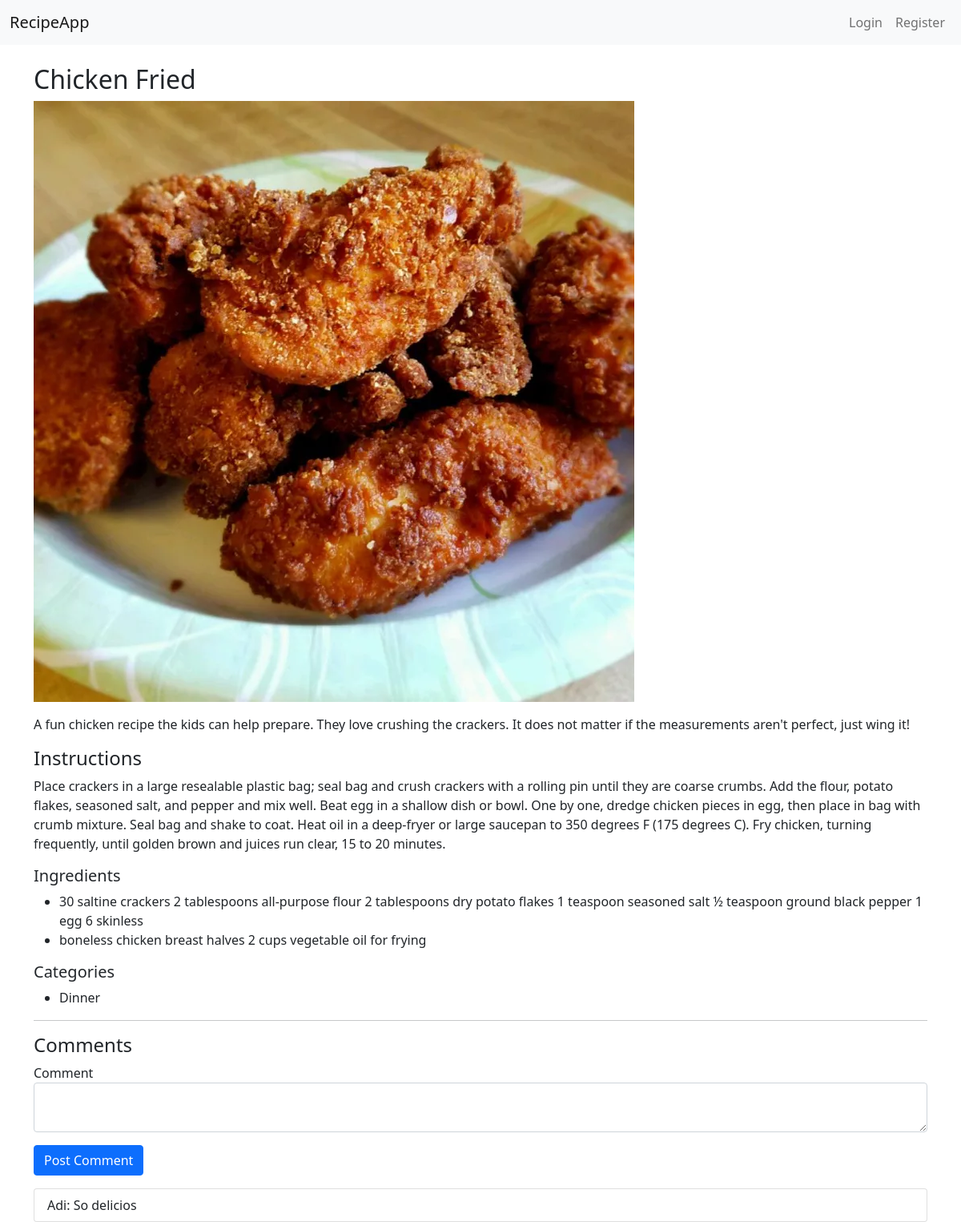
Screenshot of /recipe/2 with the database file from the repository.
### app/models.py (models this page shows, shortened)
class Recipe(db.Model):
    id = db.Column(db.Integer, primary_key=True)
    title = db.Column(db.String(100), nullable=False)
    description = db.Column(db.Text, nullable=False)
    instructions = db.Column(db.Text, nullable=False)
    image_file = db.Column(db.String(20), nullable=True)
    date_posted = db.Column(db.DateTime, default=datetime.utcnow)
    user_id = db.Column(db.Integer, db.ForeignKey('user.id'), nullable=False)
    ingredients = db.relationship('Ingredient', secondary=recipe_ingredients, backref=db.backref('recipes', lazy='dynamic'))
    categories = db.relationship('Category', secondary=recipe_categories, backref=db.backref('recipes', lazy='dynamic'))
    comments = db.relationship('Comment', backref='recipe', lazy=True)

class Ingredient(db.Model):
    id = db.Column(db.Integer, primary_key=True)
    name = db.Column(db.String(30), unique=True, nullable=False)

class Category(db.Model):
    id = db.Column(db.Integer, primary_key=True)
    name = db.Column(db.String(30), unique=True, nullable=False)

class Comment(db.Model):
    id = db.Column(db.Integer, primary_key=True)
    body = db.Column(db.Text, nullable=False)
    date_posted = db.Column(db.DateTime, default=datetime.utcnow)
    user_id = db.Column(db.Integer, db.ForeignKey('user.id'), nullable=False)
    recipe_id = db.Column(db.Integer, db.ForeignKey('recipe.id'), nullable=False)

class User(db.Model, UserMixin):
    id = db.Column(db.Integer, primary_key=True)
    username = db.Column(db.String(20), unique=True, nullable=False)
    email = db.Column(db.String(120), unique=True, nullable=False)
    password_hash = db.Column(db.String(128), nullable=False)
    recipes = db.relationship('Recipe', backref='author', lazy=True)
    comments = db.relationship('Comment', backref='author', lazy=True)

### app/recipes/views.py (the view)
@recipes_bp.route('/recipe/<int:recipe_id>', methods=['GET', 'POST'])
def recipe_detail(recipe_id):
    recipe = Recipe.query.get_or_404(recipe_id)
    form = CommentForm()
    if form.validate_on_submit():
        comment = Comment(body=form.body.data, author=current_user, recipe=recipe)
        db.session.add(comment)
        db.session.commit()
        flash('Comment added.', 'success')
        return redirect(url_for('recipes.recipe_detail', recipe_id=recipe.id))
    return render_template('recipes/detail.html', recipe=recipe, form=form)

### app/recipes/forms.py
class CommentForm(FlaskForm):
    body = TextAreaField('Comment', validators=[DataRequired()])
    submit = SubmitField('Post Comment')

### app/templates/recipes/detail.html (shortened to what this page needs)
{% extends 'base.html' %}
{% block content %}
  <h2>{{ recipe.title }}</h2>
  {% if recipe.image_file %}
    <img src="{{ url_for('static', filename='uploads/' ~ recipe.image_file) }}"
         class="img-fluid mb-3">
  {% endif %}
  <p>{{ recipe.description }}</p>
  <h4>Instructions</h4>
  <p>{{ recipe.instructions }}</p>
  <h5>Ingredients</h5>
  <ul>
    {% for i in recipe.ingredients %}
      <li>{{ i.name }}</li>
    {% endfor %}
  </ul>
  <h5>Categories</h5>
  <ul>
    {% for c in recipe.categories %}
      <li>{{ c.name }}</li>
    {% endfor %}
  </ul>
  <hr>
  <h4>Comments</h4>
  <form method="POST">
    <div class="mb-3">
      {{ form.body.label }}
      {{ form.body(class="form-control") }}
    </div>
    {{ form.submit(class="btn btn-primary") }}
  </form>
  <ul class="mt-3 list-group">
    {% for comment in recipe.comments %}
      <li class="list-group-item">
        {{ comment.author.username }}: {{ comment.body }}
      </li>
    {% endfor %}
  </ul>
{% endblock %}

### app/templates/base.html (shortened to what this page needs)
<!doctype html>
<html lang="en">
<head>
  <link href="https://cdn.jsdelivr.net/npm/bootstrap@5.0.2/dist/css/bootstrap.min.css" rel="stylesheet">
</head>
<body>
  <nav class="navbar navbar-expand-lg navbar-light bg-light mb-4">
    <div class="container-fluid">
      <a class="navbar-brand" href="{{ url_for('main.index') }}">RecipeApp</a>
      <div class="collapse navbar-collapse">
        <ul class="navbar-nav ms-auto">
          {% if current_user.is_authenticated %}
            <li class="nav-item"><a class="nav-link" href="{{ url_for('recipes.list_recipes') }}">Recipes</a></li>
            <li class="nav-item"><a class="nav-link" href="{{ url_for('auth.logout') }}">Logout</a></li>
          {% else %}
            <li class="nav-item"><a class="nav-link" href="{{ url_for('auth.login') }}">Login</a></li>
            <li class="nav-item"><a class="nav-link" href="{{ url_for('auth.register') }}">Register</a></li>
          {% endif %}
        </ul>
      </div>
    </div>
  </nav>
  <div class="container">
    {% block content %}{% endblock %}
  </div>
</body>
</html>

### rows the page displays
Recipe: title "Chicken Fried", image_file (picture), description "A fun chicken recipe the kids can help prepare. They love crushing the crackers. It does not matter if the measurements aren't perfect, just wing it!", instructions "Place crackers in a large resealable plastic bag; seal bag and crush crackers with a rolling pin until they are coarse crumbs. Add the flour, potato flakes, seasoned salt, and pepper and mix well. Beat egg in a shallow dish or bowl. One by one, dredge chicken pieces in egg, then place in bag with crumb mixture. Seal bag and shake to coat. Heat oil in a deep-fryer or large saucepan to 350 degrees F (175 degrees C). Fry chicken, turning frequently, until golden brown and juices run clear, 15 to 20 minutes."
Ingredient: name "30 saltine crackers 2 tablespoons all-purpose flour 2 tablespoons dry potato flakes 1 teaspoon seasoned salt ½ teaspoon ground black pepper 1 egg 6 skinless"
Ingredient: name "boneless chicken breast halves 2 cups vegetable oil for frying"
Category: name "Dinner"
Comment: author.username "Adi", body "So delicios"
